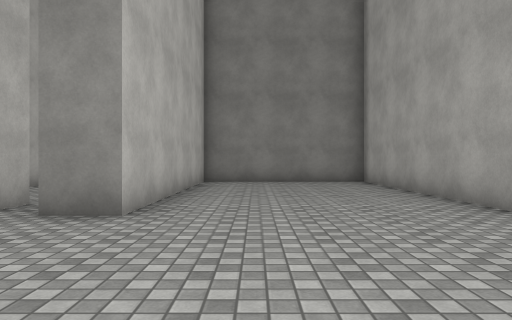
[1] (above)

12 first-person views from a walk through a Unity game level. The camera is 1.2 m above the floor, looks level and sees 70° across. The floor is counted in squares, 1.8 m on a side. Each view is taken from the middle of a square. On the plan, view 1 faces up. The plan holds only what a view shows up to about 11 squares ahead; the rest is blank. The place goes on beyond the plan. The player is left out. Surface patterns are stand-ins for the level's own textures.

[2]
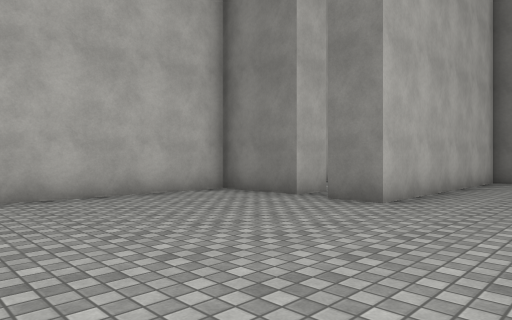

[3]
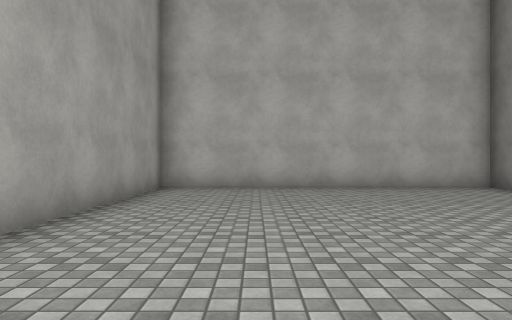

[4]
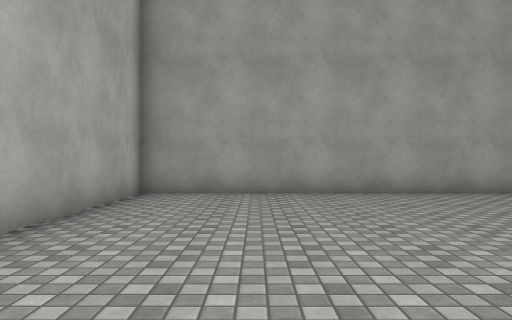

[5]
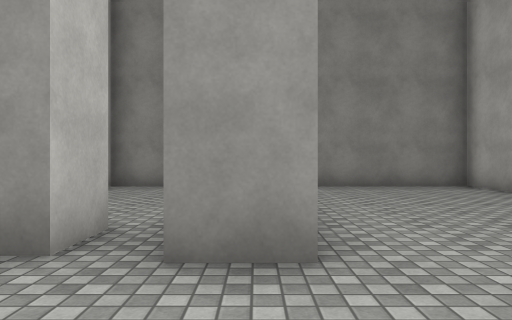

[6]
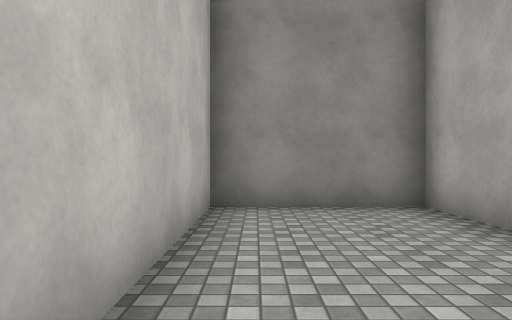

[7]
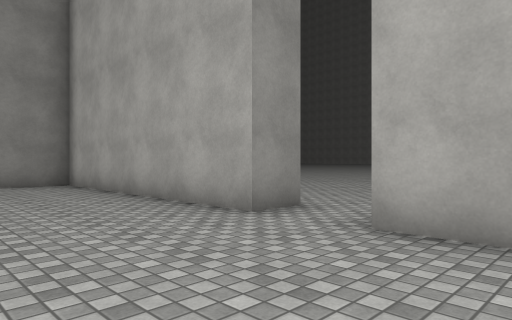

[8]
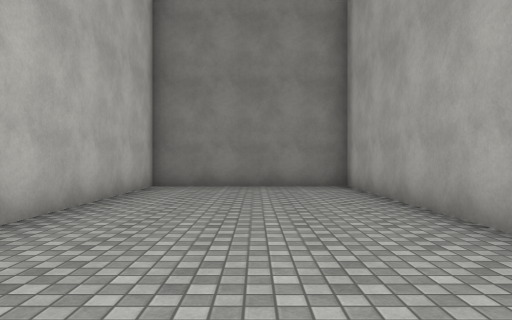

[9]
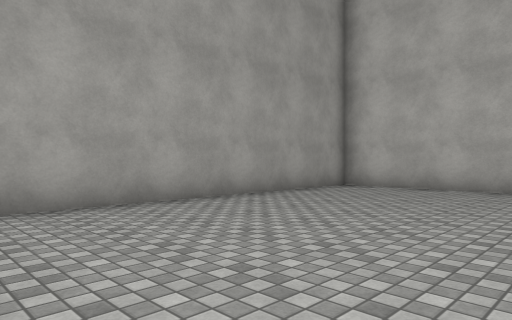

[10]
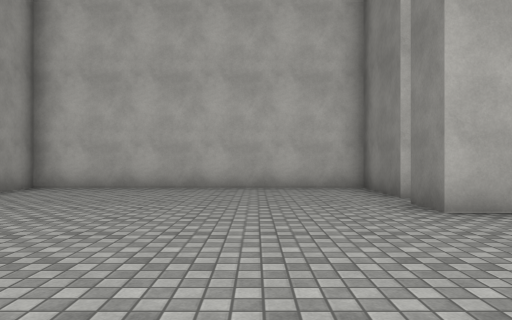

[11]
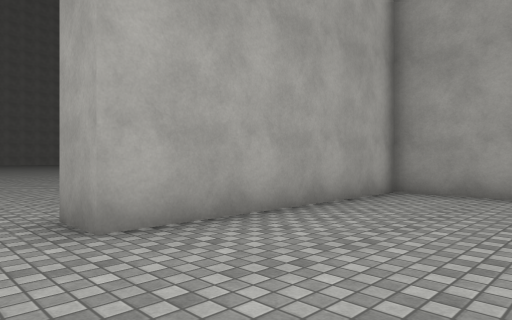

[12]
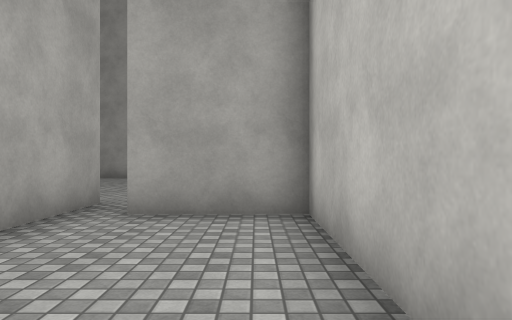

### Floor plan
Ten units are one square. View 1 is at (0, 0); x grows to the right and y downward. Boxes are objects, and circles mark ways between rooms. Rooms are numbered by the first view taken in them; rooms with no view inside come last. Other rooms are left out.
<svg viewBox="-61 -117 106 155">
<path fill="none" stroke="#000" d="M33 -44 33 -112 -16 -112 -16 -44 -26 -44M-34 -45 -56 -45 -56 33 33 33 33 -27M-26 -94 -26 -112 -56 -112 -56 -55 -34 -55 -34 -45M-26 -44 -26 -66"/>
<circle cx="-30" cy="-50" r="3" fill="#2a7"/>
<text x="0" y="-30">1</text>
<text x="-40" y="-80">2</text>
</svg>
Room 1 opens to room 2.

Where each view was taken, in squares from view 1:
view 1: 0 up, 0 right, facing up
view 2: 1 down, 1 right, facing up-left
view 3: 1 down, 3 right, facing left
view 4: 4 up, 1 right, facing down
view 5: 2 up, 2 left, facing up
view 6: 6 up, 5 left, facing up
view 7: 1 up, 0 right, facing up-right
view 8: 2 up, 1 right, facing up
view 9: 2 up, 3 right, facing down-left
view 10: 2 up, 3 right, facing left
view 11: 4 up, 0 right, facing down-right
view 12: 10 up, 5 left, facing down
